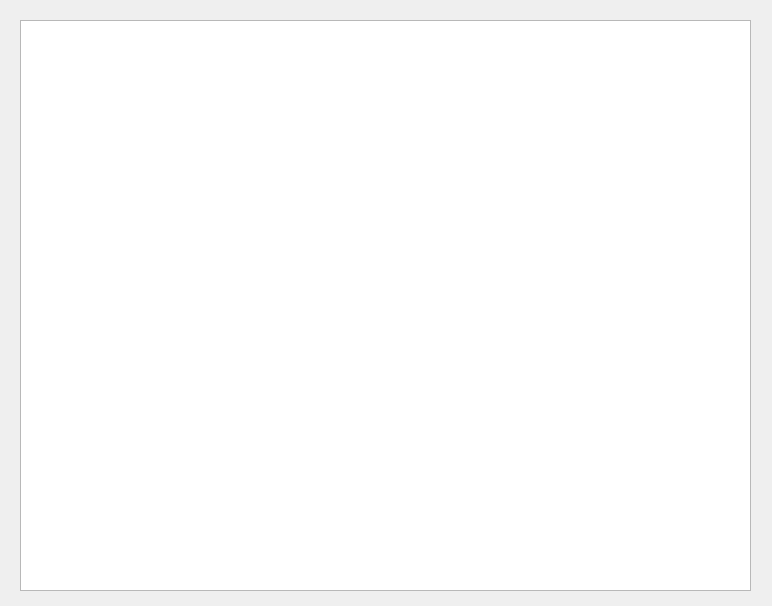
<?xml version="1.0" encoding="UTF-8"?>
<ui version="4.0">
 <class>Dialog</class>
 <widget class="QDialog" name="Dialog">
  <property name="geometry">
   <rect>
    <x>0</x>
    <y>0</y>
    <width>772</width>
    <height>606</height>
   </rect>
  </property>
  <property name="windowTitle">
   <string>Title</string>
  </property>
  <widget class="QTextBrowser" name="textBrowser">
   <property name="geometry">
    <rect>
     <x>20</x>
     <y>20</y>
     <width>731</width>
     <height>571</height>
    </rect>
   </property>
  </widget>
 </widget>
 <resources/>
 <connections/>
</ui>
